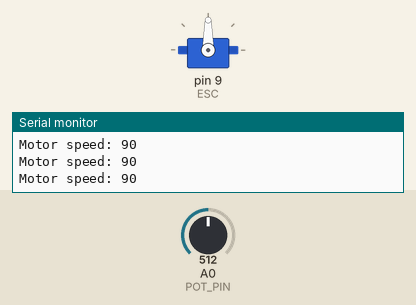
Simulated run of this sketch. Board: Arduino Uno, built with avr-gcc and run on an emulated ATmega328P. Parts: servo, the last lines printed to the serial monitor. Inputs (shaded band) come from the test bench; at power-on: A0 (POT_PIN) = 512.

Above: at 1.2 s.
1.3 s: A0 (POT_PIN) set to 716
At 1.9 s:
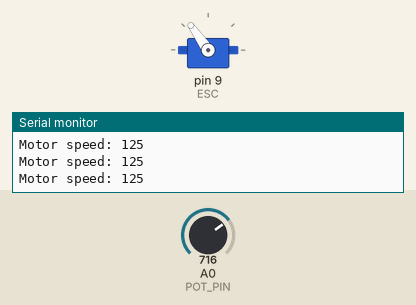
2.8 s: A0 (POT_PIN) set to 900
At 3.3 s:
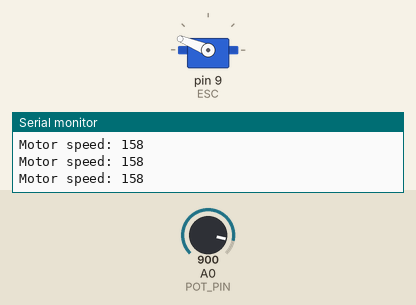
4.3 s: A0 (POT_PIN) set to 1023
At 4.8 s:
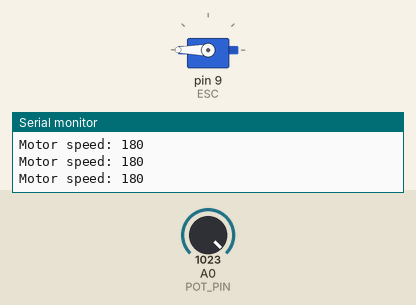
5.8 s: A0 (POT_PIN) set to 306
At 6.2 s:
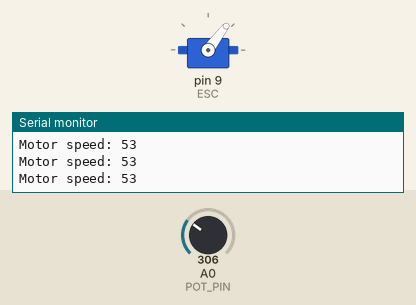
7.3 s: A0 (POT_PIN) set to 122
At 7.6 s:
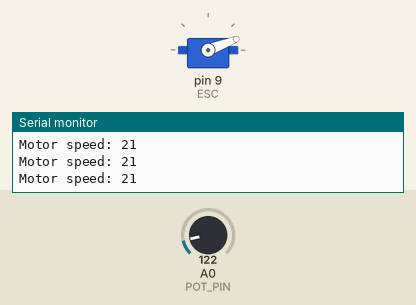
8.8 s: A0 (POT_PIN) set to 0
At 10.2 s:
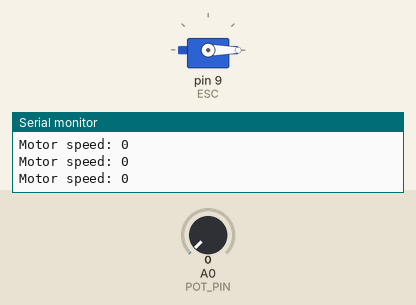
Timing chart, 0 to 11.3 s (numbered marks = the images above; inputs shaded):
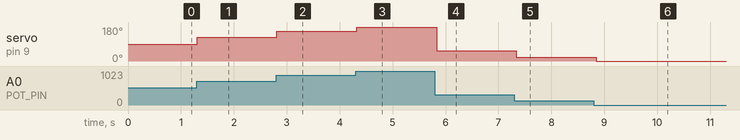

The sketch:

brushless_motor_test.ino
```cpp
/*
  Arduino Brushless Motor Control Testing
    by TayROS for URJC
*/

#include <Servo.h>

// Consts
const int POT_PIN = A0;

// Global vars
Servo ESC;
int pot_val;
int esc_val;

void setup() {
  Serial.begin(115200);
  ESC.attach(9,1000,2000); // (pin, min pulse width, max pulse width in microseconds)
}

void loop() {
  // Reads te potenciometer value and map it to valid values
  pot_val = analogRead(A0);
  esc_val = map(pot_val, 0, 1023, 0, 180);

  Serial.print("Motor speed: ");
  Serial.println(esc_val);

  ESC.write(esc_val);
  delay(100);
}
```

Measured:
- after the input at 1.3 s, servo on pin 9 (ESC): 90° → 125° at once
- after the input at 2.8 s, servo on pin 9 (ESC): 125° → 158° at once
- after the input at 4.3 s, servo on pin 9 (ESC): 158° → 180° at once
- after the input at 5.8 s, servo on pin 9 (ESC): 180° → 53° at once
- after the input at 7.3 s, servo on pin 9 (ESC): 53° → 21° at once
- after the input at 8.8 s, servo on pin 9 (ESC): 21° → 0° after 0.05 s
